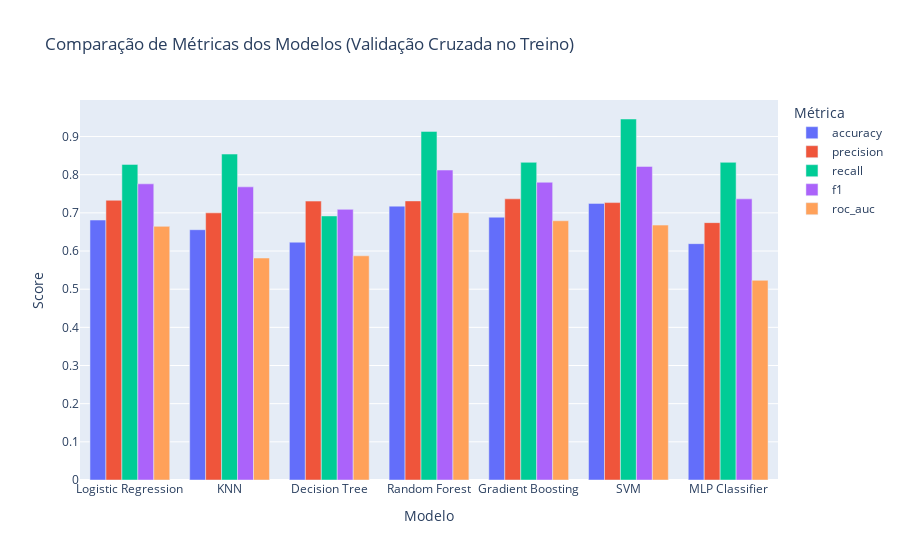

Source (notebook cell):
### Markdown cell above
# Algoritmos

Nesta secção, treinamos e avaliamos o desempenho inicial de diferentes modelos de classificação usando validação cruzada no conjunto de treino pré-processado.

Modelos a explorar:
*   Regressão Logística
*   K-Nearest Neighbors (KNN)
*   Árvore de Decisão
*   Random Forest
*   Gradient Boosting
*   Support Vector Machine (SVM)
*   Rede Neuronal (MLP Classifier)

### Code cell
models = {
    'Logistic Regression': LogisticRegression(random_state=42, max_iter=1000),
    'KNN': KNeighborsClassifier(),
    'Decision Tree': DecisionTreeClassifier(random_state=42),
    'Random Forest': RandomForestClassifier(random_state=42),
    'Gradient Boosting': GradientBoostingClassifier(random_state=42),
    'SVM': SVC(probability=True, random_state=42), 
    'MLP Classifier': MLPClassifier(random_state=42, max_iter=500, early_stopping=True) 
}

skf = StratifiedKFold(n_splits=5, shuffle=True, random_state=42)
results_cv = {}

print("--- Avaliação Inicial com Validação Cruzada Estratificada (Treino) ---")

scoring_metrics = ['accuracy', 'precision', 'recall', 'f1', 'roc_auc']

for name, model in models.items():
    print(f'A avaliar {name}...')
    metrics_scores = {metric: cross_val_score(model, X_train_processed, y_train, cv=skf, scoring=metric) for metric in scoring_metrics}
    results_cv[name] = {metric: scores.mean() for metric, scores in metrics_scores.items()}
    print(f'{name} - Acurácia Média: {results_cv[name]["accuracy"]:.4f}')

results_cv_df = pd.DataFrame(results_cv).T
print('\n--- Resultados Médios da Validação Cruzada (Treino) ---')
display(results_cv_df.style.highlight_max(axis=0, color='lightgreen'))

fig = px.bar(results_cv_df.reset_index().melt(id_vars='index', var_name='Métrica', value_name='Score'),
             x='index', y='Score', color='Métrica', barmode='group',
             title='Comparação de Métricas dos Modelos (Validação Cruzada no Treino)',
             labels={'index': 'Modelo'})
fig.show()

### Figure 1 — Plotly figure (JSON) as saved in the notebook; plotly's stock layout.template omitted (floating-point values rounded to 4 significant figures)
{"data": [{"alignmentgroup": "True", "hovertemplate": "Métrica=accuracy<br>Modelo=%{x}<br>Score=%{y}<extra></extra>", "legendgroup": "accuracy", "marker": {"color": "#636efa", "pattern": {"shape": ""}}, "name": "accuracy", "offsetgroup": "accuracy", "orientation": "v", "showlegend": true, "textposition": "auto", "type": "bar", "x": ["Logistic Regression", "KNN", "Decision Tree", "Random Forest", "Gradient Boosting", "SVM", "MLP Classifier"], "xaxis": "x", "y": [0.6812, 0.6558, 0.6231, 0.7176, 0.6886, 0.7248, 0.6193], "yaxis": "y"}, {"alignmentgroup": "True", "hovertemplate": "Métrica=precision<br>Modelo=%{x}<br>Score=%{y}<extra></extra>", "legendgroup": "precision", "marker": {"color": "#EF553B", "pattern": {"shape": ""}}, "name": "precision", "offsetgroup": "precision", "orientation": "v", "showlegend": true, "textposition": "auto", "type": "bar", "x": ["Logistic Regression", "KNN", "Decision Tree", "Random Forest", "Gradient Boosting", "SVM", "MLP Classifier"], "xaxis": "x", "y": [0.733, 0.7, 0.7308, 0.7313, 0.7367, 0.7269, 0.6744], "yaxis": "y"}, {"alignmentgroup": "True", "hovertemplate": "Métrica=recall<br>Modelo=%{x}<br>Score=%{y}<extra></extra>", "legendgroup": "recall", "marker": {"color": "#00cc96", "pattern": {"shape": ""}}, "name": "recall", "offsetgroup": "recall", "orientation": "v", "showlegend": true, "textposition": "auto", "type": "bar", "x": ["Logistic Regression", "KNN", "Decision Tree", "Random Forest", "Gradient Boosting", "SVM", "MLP Classifier"], "xaxis": "x", "y": [0.827, 0.8541, 0.6919, 0.9135, 0.8324, 0.9459, 0.8324], "yaxis": "y"}, {"alignmentgroup": "True", "hovertemplate": "Métrica=f1<br>Modelo=%{x}<br>Score=%{y}<extra></extra>", "legendgroup": "f1", "marker": {"color": "#ab63fa", "pattern": {"shape": ""}}, "name": "f1", "offsetgroup": "f1", "orientation": "v", "showlegend": true, "textposition": "auto", "type": "bar", "x": ["Logistic Regression", "KNN", "Decision Tree", "Random Forest", "Gradient Boosting", "SVM", "MLP Classifier"], "xaxis": "x", "y": [0.7761, 0.7681, 0.7092, 0.8122, 0.7802, 0.8218, 0.7367], "yaxis": "y"}, {"alignmentgroup": "True", "hovertemplate": "Métrica=roc_auc<br>Modelo=%{x}<br>Score=%{y}<extra></extra>", "legendgroup": "roc_auc", "marker": {"color": "#FFA15A", "pattern": {"shape": ""}}, "name": "roc_auc", "offsetgroup": "roc_auc", "orientation": "v", "showlegend": true, "textposition": "auto", "type": "bar", "x": ["Logistic Regression", "KNN", "Decision Tree", "Random Forest", "Gradient Boosting", "SVM", "MLP Classifier"], "xaxis": "x", "y": [0.6646, 0.5816, 0.5875, 0.7004, 0.6793, 0.6679, 0.5231], "yaxis": "y"}], "layout": {"barmode": "group", "legend": {"title": {"text": "Métrica"}, "tracegroupgap": 0}, "title": {"text": "Comparação de Métricas dos Modelos (Validação Cruzada no Treino)"}, "xaxis": {"anchor": "y", "domain": [0, 1], "title": {"text": "Modelo"}}, "yaxis": {"anchor": "x", "domain": [0, 1], "title": {"text": "Score"}}}}
